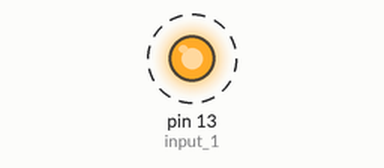
The sketch below on a simulated Arduino Uno, built with avr-gcc and run on an emulated ATmega328P. Parts: output pins drawn as LEDs (lit = HIGH). Dashed ring = blinking.

Above: at 0.2 s.
Timing chart, 0 to 4.6 s (numbered marks = the images above):
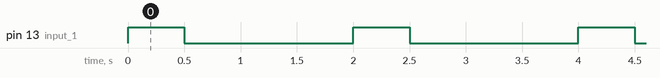

The sketch:

Sheet1_Q1.ino
```cpp
const int input_1 = 13;
void setup() {

pinMode(input_1,OUTPUT);
}

void loop() {
 digitalWrite(input_1,HIGH);
 delay(500);
 digitalWrite(input_1,LOW);
 delay(1500);


}
```

Measured:
- by itself, pin 13 (input_1): alternates HIGH for 0.50 s and LOW for 1.5 s
